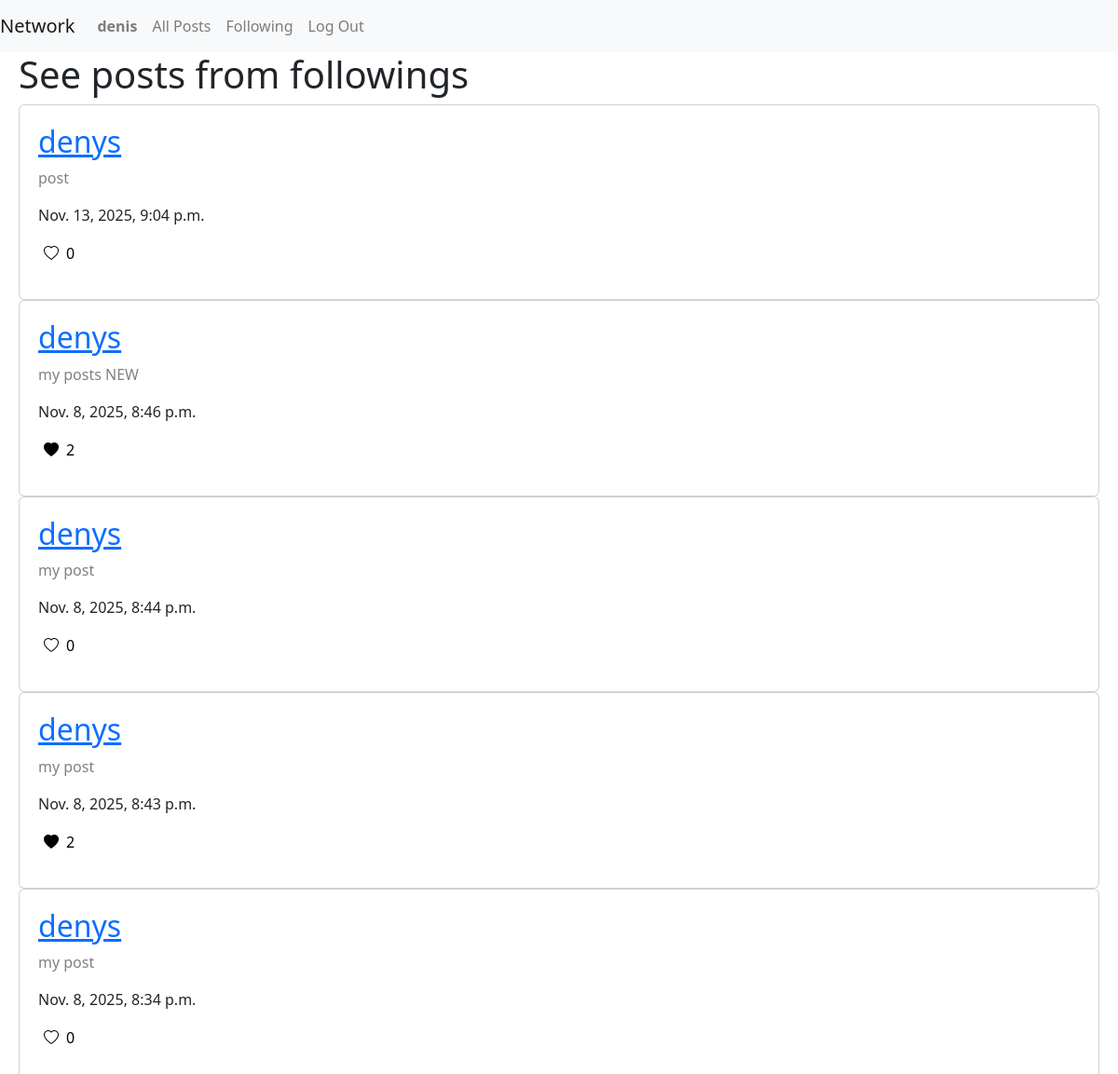
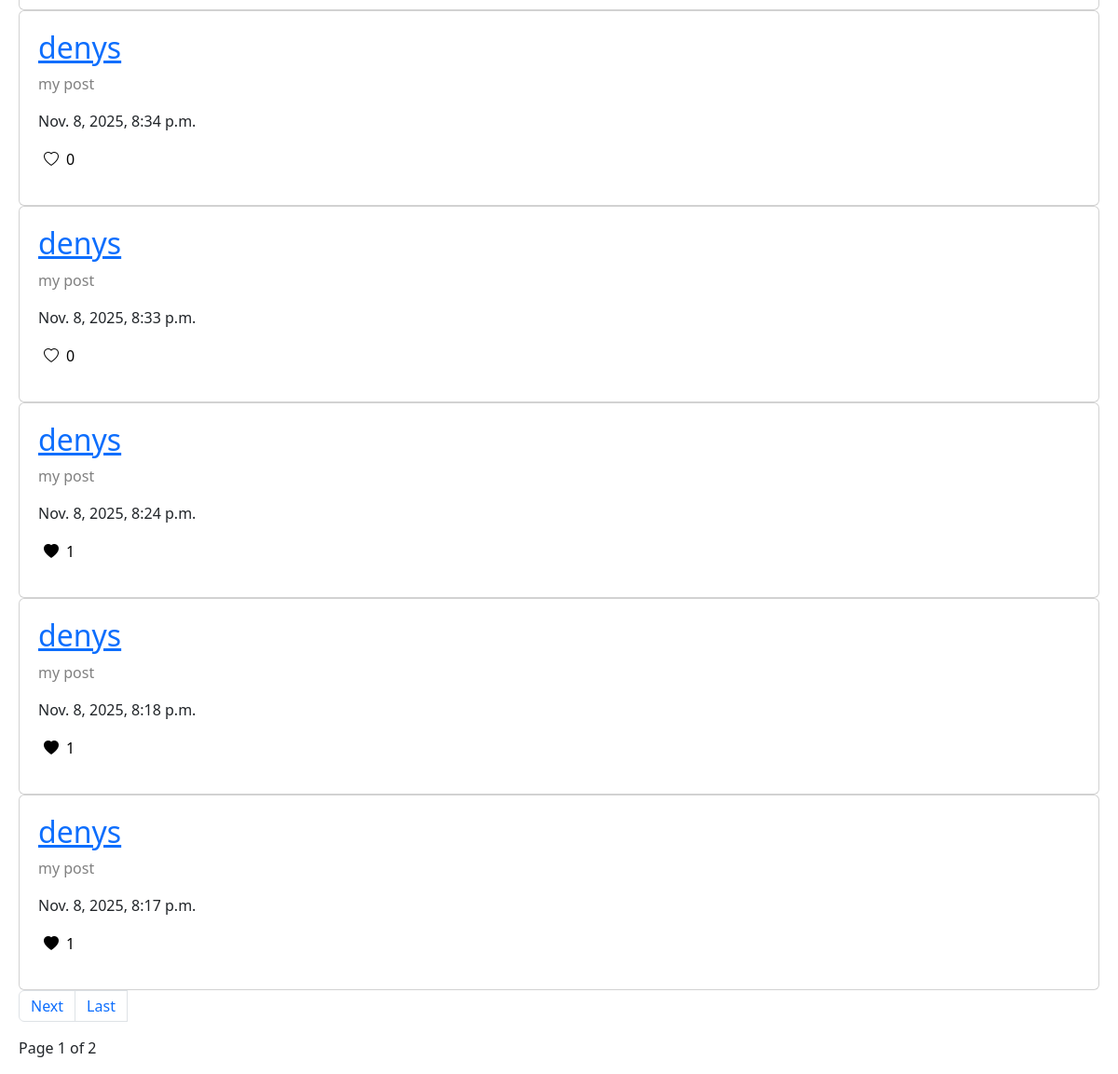
The page /follow/ (signed in) on the database its author committed (2 pictures, top to bottom).
### network/models.py (models this page shows, shortened)
class User(AbstractUser):
    pass

class Post(models.Model):
    creator = models.ForeignKey(User, on_delete=models.CASCADE)
    post_text = models.TextField()
    date = models.DateTimeField(auto_now_add=True)

### network/views.py (the view)
# urls.py: path("follow/", views.follow, name="follow"),
def follow(request):
    if not request.user.is_authenticated:
        return render(request, 'network/register.html')
    followings = UserFollow.objects.filter(user=request.user)
    followed_user_ids = followings.values_list("user_following", flat=True)
    posts = Post.objects.filter(creator__in=followed_user_ids).order_by('-date')
    user_liked_posts = list(request.user.user_likes.values_list("post_id", flat=True))
    pagination = Paginator(posts, 10)
    page_number = request.GET.get('page')
    page_obj = pagination.get_page(page_number)
    return render(request, 'network/following.html', {'user_liked_posts': user_liked_posts, 'page_obj':page_obj})

### network/templates/network/following.html (shortened to what this page needs)
{% extends "network/layout.html" %}
{% load static %}
{% block body %}
<div>
    <div>
        <h1>See posts from followings</h1>
        {% if page_obj %}
        {% for post in page_obj %}
        <div class="card" style="padding:20px;">
            <h2 class="card-title"><a href="{% url 'profile' post.creator.id %}">{{post.creator.username}}</a></h2>
            <div data-block1-id="{{post.id}}" class="bl-1">
                <p class="card-text" id="txt" style="color: gray">{{post.post_text}}</p>
                <p class="">{{post.date}}</p>
                <button type="button" data-creator-id="{{request.user.id}}" data-like-post-id="{{post.id}}"
                    class="d-flex like-btn" style="background-color: white; border:none">
                    {% if post.id in user_liked_posts %}
                    <i class="bi bi-heart-fill"></i>
                    {% else %}
                    <i class="bi bi-heart"></i>
                    {% endif %}
                    <p class="like_count ml-2">{{post.post_likes.count }}</p>
                </button>
            </div>
        </div>
        {% endfor %}
        <nav aria-label="Page navigation example">
            <ul class="pagination">
                {% if page_obj.has_next %}
                <li class="page-item"><a class="page-link" href="?page={{page_obj.next_page_number}}">Next</a></li>
                <li class="page-item"><a class="page-link" href="?page={{page_obj.paginator.num_pages}}">Last</a></li>
                {% endif %}
                <br>
            </ul>
        </nav>
        <p class="current">
            Page {{page_obj.number}} of {{page_obj.paginator.num_pages}}
        </p>
        {% else %}
        <p>User does not follow no one</p>
        {% endif%}
    </div>
</div>
{% endblock%}

### network/templates/network/layout.html (shortened to what this page needs)
<!DOCTYPE html>
<html lang="en">
<head>
    <link rel="stylesheet" href="https://stackpath.bootstrapcdn.com/bootstrap/4.4.1/css/bootstrap.min.css"
>
    <link href="https://cdn.jsdelivr.net/npm/bootstrap@5.3.3/dist/css/bootstrap.min.css" rel="stylesheet">
    <link rel="stylesheet" href="https://cdn.jsdelivr.net/npm/bootstrap-icons@1.11.3/font/bootstrap-icons.min.css" />
</head>
<body>
    <nav class="navbar navbar-expand-lg navbar-light bg-light">
        <a class="navbar-brand" href="">Network</a>
        <div>
            <ul class="navbar-nav mr-auto">
                {% if user.is_authenticated %}
                <li class="nav-item">
                    <a class="nav-link" href="#"><strong>{{ user.username }}</strong></a>
                </li>
                {% endif %}
                <li class="nav-item">
                    <a class="nav-link" href="{% url 'posts' %}">All Posts</a>
                </li>
                {% if user.is_authenticated %}
                <li class="nav-item">
                    <a class="nav-link" href="{% url 'follow' %}">Following</a>
                </li>
                <li class="nav-item">
                    <a class="nav-link" href="{% url 'logout' %}">Log Out</a>
                </li>
                {% endif %}
            </ul>
        </div>
    </nav>
    <div class="body" style="padding-left: 20px; padding-right: 20px;">
        {% block body %}
        {% endblock %}
    </div>
</body>
</html>

### rows shown on the page
User: username "denis"
Post: creator.username "denys", post_text "post", date "Nov. 13, 2025, 9:04 p.m.", post_likes.count "0"
Post: creator.username "denys", post_text "my posts NEW", date "Nov. 8, 2025, 8:46 p.m.", post_likes.count "2"
Post: creator.username "denys", post_text "my post", date "Nov. 8, 2025, 8:44 p.m.", post_likes.count "0"
Post: creator.username "denys", post_text "my post", date "Nov. 8, 2025, 8:43 p.m.", post_likes.count "2"
Post: creator.username "denys", post_text "my post", date "Nov. 8, 2025, 8:34 p.m.", post_likes.count "0"
Post: creator.username "denys", post_text "my post", date "Nov. 8, 2025, 8:34 p.m.", post_likes.count "0"
Post: creator.username "denys", post_text "my post", date "Nov. 8, 2025, 8:33 p.m.", post_likes.count "0"
Post: creator.username "denys", post_text "my post", date "Nov. 8, 2025, 8:24 p.m.", post_likes.count "1"
Post: creator.username "denys", post_text "my post", date "Nov. 8, 2025, 8:18 p.m.", post_likes.count "1"
Post: creator.username "denys", post_text "my post", date "Nov. 8, 2025, 8:17 p.m.", post_likes.count "1"

### other values the page prints
{{ page_obj.number }} "1"
{{ page_obj.paginator.num_pages }} "2"
